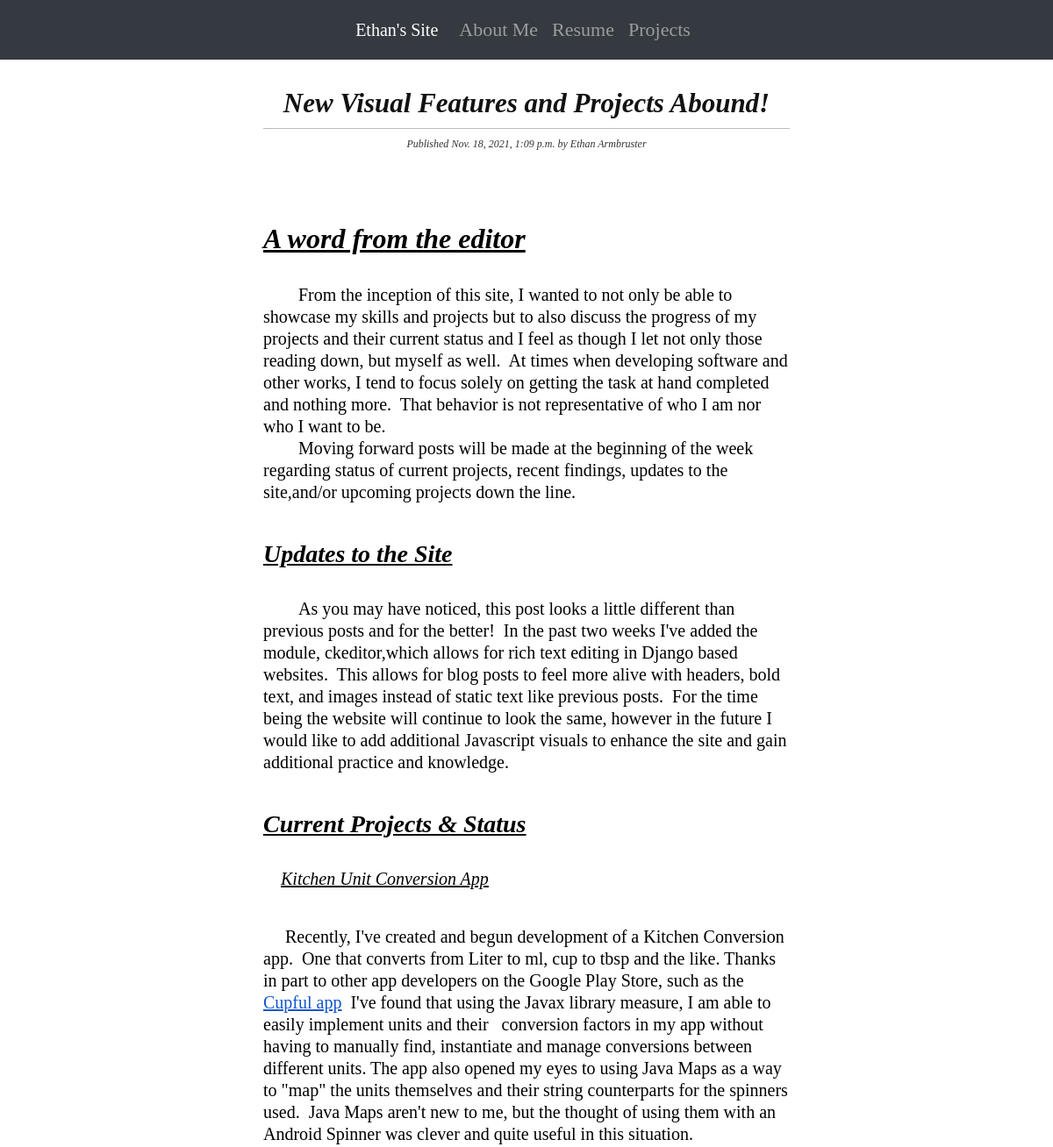
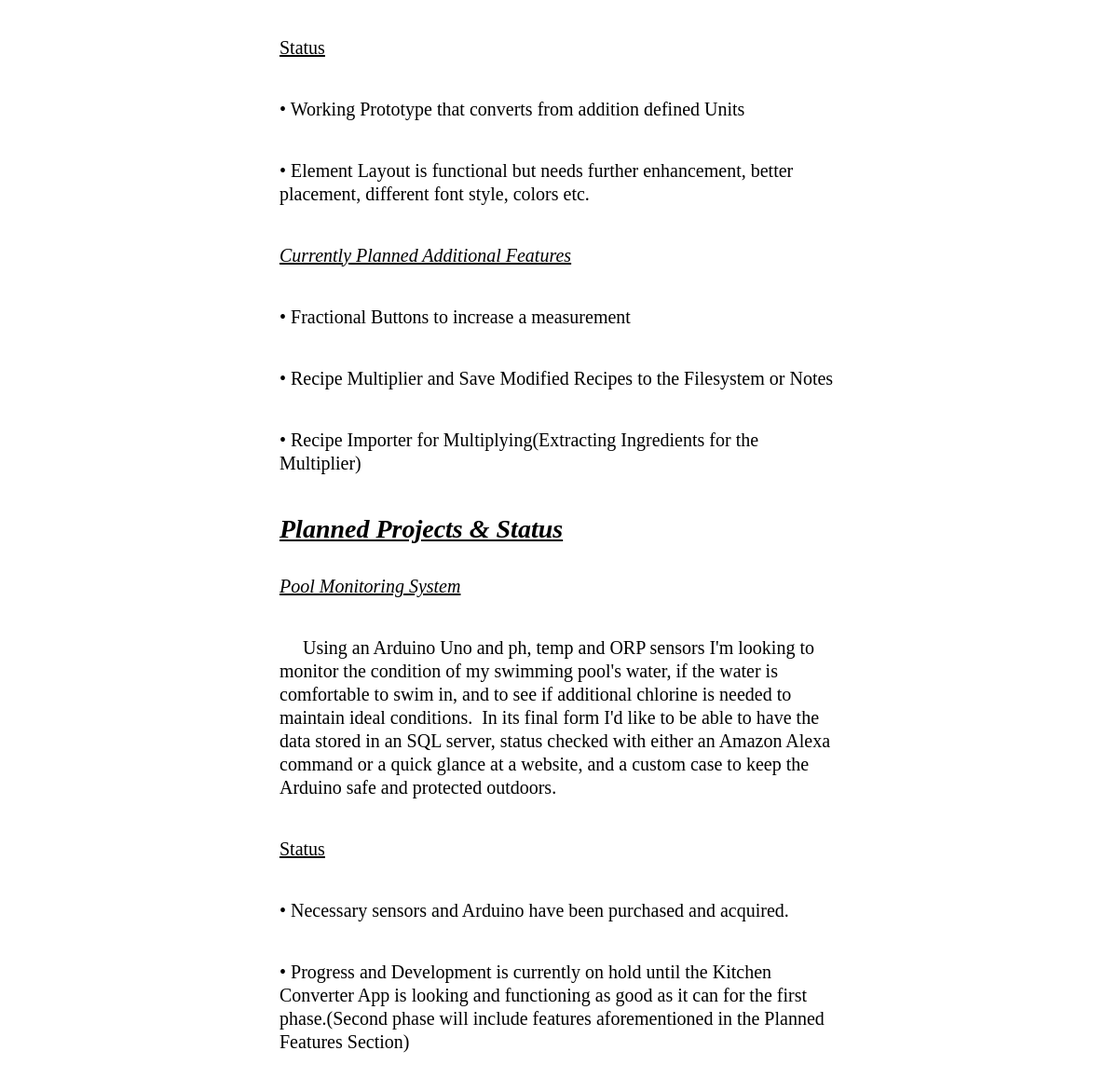
Screenshot of /2021/11/18/new_visuals_and_projects with the database file from the repository (2 pictures, top to bottom).
### functionality/models.py (models this page shows, shortened)
class Post(models.Model):
    STATUS_CHOICES = (
        ('draft', 'Draft'), ('published', 'Published'),
    )
    title = models.CharField(max_length=500)
    slug = models.SlugField(max_length=500, unique_for_date='publish')
    author = models.ForeignKey(User, on_delete=models.CASCADE, related_name='blog_posts')
    body = RichTextField(blank=True, null=True)
    publish = models.DateTimeField(default=django.utils.timezone.now)
    created = models.DateTimeField(auto_now_add=True)
    updated = models.DateTimeField(auto_now=True)
    status = models.CharField(max_length=10, choices=STATUS_CHOICES, default='draft')
    objects = models.Manager()
    published = PublishedManager()
    class Meta:
        ordering = ('-publish',)

### functionality/views.py (the view)
# urls.py: path('<int:year>/<int:month>/<int:day>/<slug:post>', views.post_detail,
def post_detail(request, year, month, day, post):
    post = get_object_or_404(Post, slug = post, status = 'published', publish__year = year, publish__month = month, publish__day = day)
    return render(request, 'html/detail.html', {'post': post})

### functionality/templates/html/detail.html (shortened to what this page needs)
{% extends "html/base.html" %}
{% load static %}
{% load tz %}
{% block content %}
    <div class="detail_post_header">
        <h1 class="times ">{{ post.title }}</h1>
        <p class="date ">
            Published {{ post.publish|timezone:"America/New_York" }}
            by {{ post.author.first_name }} {{ post.author.last_name }}
        </p>
    </div>
    <div class="center_page times_info">
        {{ post.body|safe|linebreaksbr }}
    </div>
{% endblock %}

### functionality/static/css/blog.css (style rules this page uses)
.times { color: #121212; font-family: 'times new roman', serif; font-weight: 700; font-style: italic; font-size: 1.9375rem; line-height: 2.25rem; }
.detail_post_header { margin-top: 2rem; margin-bottom: 5rem; font-size: 40px; text-align: center; }
.times_info { font-style: normal; font-stretch: normal; margin-bottom: 1.25rem; color: #333; font-family: 'times new roman', serif; font-weight: 300; font-size: 1.25rem; line-height: 1.5625rem; }
body { margin: 0; padding: 0; font-family: helvetica, sans-serif; }
a { color: #343a40; text-decoration: none; }
h1 { font-weight: normal; border-bottom: 1px solid #bbb; padding: 0 0 10px 0; }
h2 { font-weight: normal; margin: 30px 0 0; }
p.date { color: #333333; font-family: georgia, serif; font-size: 12px; font-style: italic; }

### functionality/static/css/home.css (style rules this page uses)
.center_page { margin: 0 auto; }

### rows the page displays
Post: title "New Visual Features and Projects Abound!", publish "Nov. 18, 2021, 1:09 p.m.", author.first_name "Ethan", author.last_name "Armbruster", body "A word from the editor From the inception of this site, I wanted to not only be able to showcase my skills and projects but to also discuss the progress of my projects and their current status and I feel as though I let not only those reading down, but myself as well. At times when developing software and other works, I tend to focus solely on getting the task at hand completed and nothing more. That behavior is not representative of who I am nor who I want to be. Moving forward posts will be made at the beginning of the week regarding status of current projects, recent findings, updates to the site,and/or upcoming projects down the line. Updates to the Site As you may have noticed, this…"
